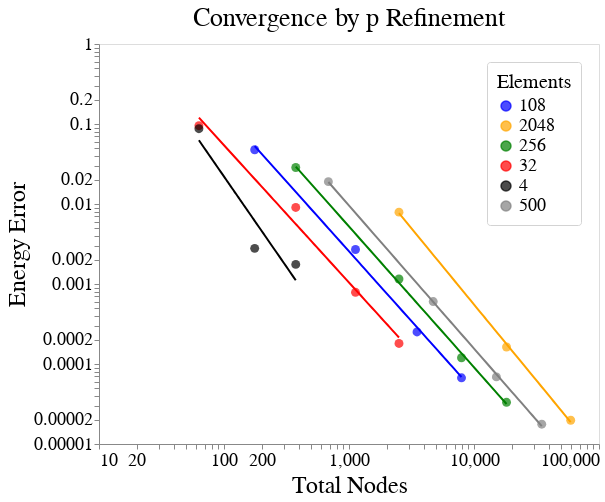

This figure's notebook cell:
### Code cell
base = alt.Chart(data).mark_circle(size=80).encode(
    alt.X('Total Nodes', scale=alt.Scale(type='log')),
    alt.Y('Energy Error', scale=alt.Scale(type='log')),
    color=alt.Color('Number of Elements', legend=alt.Legend(title="Elements"), scale=alt.Scale(range=['blue', 'orange', 'green', 'red', 'black', 'grey']))
).properties(
    title='Convergence by p Refinement',
    width=500,
    height=400,
)

regression = base.transform_regression(
        'Total Nodes', 'Energy Error', groupby=['Number of Elements'], method='pow'
)

combo = base + regression.mark_line()

combo.configure(
    font='DejaVuSans',
).configure_title(
    fontSize=26,
    fontWeight='normal'
).configure_axis(
    grid=False,
    labelFontSize=18,
    titleFontSize=24,
    titleFontWeight='normal'
).configure_legend(
    orient='top-right',
    labelFontSize=18,
    titleFontSize=20,
    titleFontWeight='normal',
    padding=10,
    cornerRadius=3,
    strokeColor='lightgrey',
)

### Figure 1 — Vega-Lite specification as saved in the notebook (floating-point values rounded to 4 significant figures)
{"config": {"view": {"continuousWidth": 400, "continuousHeight": 300}, "axis": {"grid": false, "labelFontSize": 18, "titleFontSize": 24, "titleFontWeight": "normal"}, "font": "DejaVuSans", "legend": {"cornerRadius": 3, "labelFontSize": 18, "orient": "top-right", "padding": 10, "strokeColor": "lightgrey", "titleFontSize": 20, "titleFontWeight": "normal"}, "title": {"fontSize": 26, "fontWeight": "normal"}}, "layer": [{"mark": {"type": "circle", "size": 80}, "encoding": {"color": {"type": "nominal", "field": "Number of Elements", "legend": {"title": "Elements"}, "scale": {"range": ["blue", "orange", "green", "red", "black", "grey"]}}, "x": {"type": "quantitative", "field": "Total Nodes", "scale": {"type": "log"}}, "y": {"type": "quantitative", "field": "Energy Error", "scale": {"type": "log"}}}, "height": 400, "title": "Convergence by p Refinement", "width": 500}, {"mark": "line", "encoding": {"color": {"type": "nominal", "field": "Number of Elements", "legend": {"title": "Elements"}, "scale": {"range": ["blue", "orange", "green", "red", "black", "grey"]}}, "x": {"type": "quantitative", "field": "Total Nodes", "scale": {"type": "log"}}, "y": {"type": "quantitative", "field": "Energy Error", "scale": {"type": "log"}}}, "height": 400, "title": "Convergence by p Refinement", "transform": [{"on": "Total Nodes", "regression": "Energy Error", "groupby": ["Number of Elements"], "method": "pow"}], "width": 500}], "data": {"name": "data-9e61cc1dae33d4eea5f26b100dac46bc"}, "$schema": "https://vega.github.io/schema/vega-lite/v4.8.1.json", "datasets": {"data-9e61cc1dae33d4eea5f26b100dac46bc": [{"Degree label": "3", "Degree": 3, "Number of Elements": "2048", "h label": "0.125", "h": 0.125, "Total Nodes": 59375, "Energy": 0.542, "Time": 717.8, "SNES Iterations": 120, "Energy Error": 1.98e-05}, {"Degree label": "2", "Degree": 2, "Number of Elements": "2048", "h label": "0.125", "h": 0.125, "Total Nodes": 18207, "Energy": 0.5422, "Time": 219.7, "SNES Iterations": 120, "Energy Error": 0.000163}, {"Degree label": "1", "Degree": 1, "Number of Elements": "2048", "h label": "0.125", "h": 0.125, "Total Nodes": 2511, "Energy": 0.5499, "Time": 140.0, "SNES Iterations": 120, "Energy Error": 0.007914}, {"Degree label": "4", "Degree": 4, "Number of Elements": "500", "h label": "0.2", "h": 0.2, "Total Nodes": 34839, "Energy": 0.542, "Time": 765.5, "SNES Iterations": 80, "Energy Error": 1.77e-05}, {"Degree label": "3", "Degree": 3, "Number of Elements": "500", "h label": "0.2", "h": 0.2, "Total Nodes": 15104, "Energy": 0.5421, "Time": 508.0, "SNES Iterations": 80, "Energy Error": 6.9e-05}, {"Degree label": "2", "Degree": 2, "Number of Elements": "500", "h label": "0.2", "h": 0.2, "Total Nodes": 4719, "Energy": 0.5426, "Time": 69.26, "SNES Iterations": 80, "Energy Error": 0.0006036}, {"Degree label": "1", "Degree": 1, "Number of Elements": "500", "h label": "0.2", "h": 0.2, "Total Nodes": 684, "Energy": 0.5611, "Time": 64.82, "SNES Iterations": 80, "Energy Error": 0.01903}, {"Degree label": "4", "Degree": 4, "Number of Elements": "256", "h label": "0.25", "h": 0.25, "Total Nodes": 18207, "Energy": 0.5421, "Time": 93.32, "SNES Iterations": 80, "Energy Error": 3.32e-05}, {"Degree label": "3", "Degree": 3, "Number of Elements": "256", "h label": "0.25", "h": 0.25, "Total Nodes": 7943, "Energy": 0.5421, "Time": 46.23, "SNES Iterations": 80, "Energy Error": 0.0001198}, {"Degree label": "2", "Degree": 2, "Number of Elements": "256", "h label": "0.25", "h": 0.25, "Total Nodes": 2511, "Energy": 0.5432, "Time": 10.68, "SNES Iterations": 80, "Energy Error": 0.001154}, {"Degree label": "1", "Degree": 1, "Number of Elements": "256", "h label": "0.25", "h": 0.25, "Total Nodes": 375, "Energy": 0.5706, "Time": 13.43, "SNES Iterations": 80, "Energy Error": 0.02857}, {"Degree label": "4", "Degree": 4, "Number of Elements": "108", "h label": "0.3", "h": 0.3333, "Total Nodes": 7943, "Energy": 0.5421, "Time": 171.8, "SNES Iterations": 50, "Energy Error": 6.72e-05}, {"Degree label": "3", "Degree": 3, "Number of Elements": "108", "h label": "0.3", "h": 0.3333, "Total Nodes": 3500, "Energy": 0.5423, "Time": 21.25, "SNES Iterations": 50, "Energy Error": 0.0002515}, {"Degree label": "2", "Degree": 2, "Number of Elements": "108", "h label": "0.3", "h": 0.3333, "Total Nodes": 1127, "Energy": 0.5447, "Time": 7.861, "SNES Iterations": 50, "Energy Error": 0.002702}, {"Degree label": "1", "Degree": 1, "Number of Elements": "108", "h label": "0.3", "h": 0.3333, "Total Nodes": 176, "Energy": 0.5896, "Time": 15.29, "SNES Iterations": 60, "Energy Error": 0.04762}, {"Degree label": "4", "Degree": 4, "Number of Elements": "32", "h label": "0.5", "h": 0.5, "Total Nodes": 2511, "Energy": 0.5422, "Time": 5.185, "SNES Iterations": 50, "Energy Error": 0.0001806}, {"Degree label": "3", "Degree": 3, "Number of Elements": "32", "h label": "0.5", "h": 0.5, "Total Nodes": 1127, "Energy": 0.5428, "Time": 2.576, "SNES Iterations": 50, "Energy Error": 0.0007869}, {"Degree label": "2", "Degree": 2, "Number of Elements": "32", "h label": "0.5", "h": 0.5, "Total Nodes": 375, "Energy": 0.5511, "Time": 0.8884, "SNES Iterations": 50, "Energy Error": 0.009061}, {"Degree label": "1", "Degree": 1, "Number of Elements": "32", "h label": "0.5", "h": 0.5, "Total Nodes": 63, "Energy": 0.6374, "Time": 2.33, "SNES Iterations": 61, "Energy Error": 0.09532}, {"Degree label": "4", "Degree": 4, "Number of Elements": "4", "h label": "1", "h": 1.0, "Total Nodes": 375, "Energy": 0.5438, "Time": 2.031, "SNES Iterations": 50, "Energy Error": 0.001758}, {"Degree label": "3", "Degree": 3, "Number of Elements": "4", "h label": "1", "h": 1.0, "Total Nodes": 176, "Energy": 0.5448, "Time": 1.077, "SNES Iterations": 50, "Energy Error": 0.00279}, {"Degree label": "2", "Degree": 2, "Number of Elements": "4", "h label": "1", "h": 1.0, "Total Nodes": 63, "Energy": 0.6295, "Time": 0.4413, "SNES Iterations": 58, "Energy Error": 0.08745}]}}
